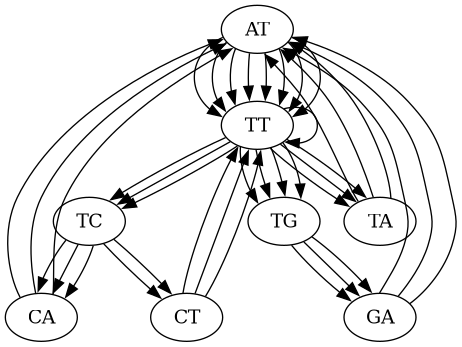

This figure's Python source:
from pathlib import Path


reads = [
    "ATTCA",
    "ATTGA",
    "CATTG",
    "CTTAT",
    "GATTG",
    "TATTT",
    "TCATT",
    "TCTTA",
    "TGATT",
    "TTATT",
    "TTCAT",
    "TTCTT",
    "TTGAT",
]

k = 3
kmers = []

for item in reads:
    for kmer in range(len(item) - k + 1):
        kmers.append(item[kmer:kmer+k])

edges = []

for kmer in kmers:
    prefix = kmer[:-1]
    suffix = kmer[1:]
    edges.append((prefix, suffix))

output_path = Path(__file__).with_name("question2.dot")

with output_path.open("w") as file:
    file.write("digraph debruin {\n")

    for prefix, suffix in edges:
        file.write(f'   "{prefix}" -> "{suffix}";\n')

    file.write("}\n")


unique_edges = list(set(edges))

graph = {}

for prefix, suffix in unique_edges:
    if prefix not in graph:
        graph[prefix] = []
    graph[prefix].append(suffix)

def find_walk(current_node, path, edge_counts):
    if all(count > 0 for count in edge_counts.values()):
        return path
    
    for next_node in graph.get(current_node, []):
        edge = (current_node, next_node)

        if edge_counts[edge]<4:
            edge_counts[edge] += 1
            result = find_walk(
                next_node,
                path + [next_node],
                edge_counts
            )

            if result is not None:
                return result

            edge_counts[edge] -= 1

    return None


edge_counts = {edge: 0 for edge in unique_edges}

path = find_walk("AT", ["AT"], edge_counts)

if path is not None:
    genome = path[0]

    for node in path[1:]:
        genome += node [-1]
    
    print("Possible genome:", genome)

else:
    print("No possible genome found")
